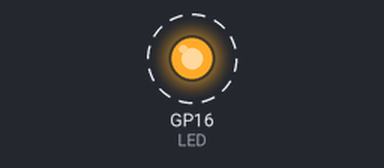
Recording of a program running on a simulated Raspberry Pi Pico running MicroPython. On the bench: output pins drawn as LEDs (lit = HIGH). Dashed ring = blinking.

Above: at 0.5 s.
Timing chart, 0 to 4.6 s (numbered marks = the images above):
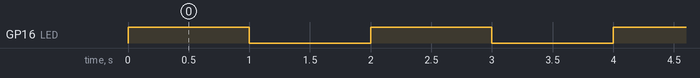

Measured:
- by itself, GP16 (LED): alternates HIGH for 1.0 s and LOW for 1.0 s

The program:

led_blink.py
```python
# EX.NO: 8 - Raspberry Pi Pico - LED Blink
# AIM: Write MicroPython program to blink LED on GP16
# Tool: Thonny IDE with MicroPython on Raspberry Pi Pico

from machine import Pin
import time

LED = Pin(16, Pin.OUT)   # LED connected to GP16

while True:
    LED.value(1)          # LED ON
    time.sleep(1)         # Wait 1 second
    LED.value(0)          # LED OFF
    time.sleep(1)         # Wait 1 second
```
